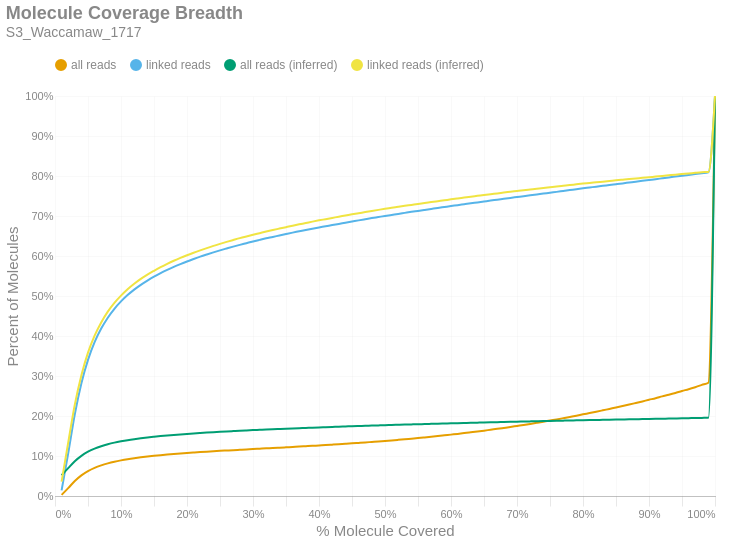

The code cell stored with this chart in its notebook:
### Markdown cell above
### Molecule Read Coverage
This chart shows molecule coverage breadth as computed by the number of bases aligned to that molecule. In other words, "*how much of each unique long molecule is actually sequenced/aligned?*" Keep in mind there is a distinction between sequences and alignments, since some sequences belonging to a particular molecule may not align well and wouldn't appear in the alignment data. This chart also shows molecule coverage breadth as computed by the *inferred fragment* from which the aligned sequences originate. Unlike read coverage, this calculation takes into account the total insert size, including unsequenced gaps between the forward and reverse reads. Like the previous figures, these are cumulative percents.

### Code cell
if SKIPLR:
    print_html(f"Skipped")
else:
    binned_df = consolidated_hist(valids['coverage_bp'], mask, 0.01, True)
    binned_df_inf = consolidated_hist(valids['coverage_inserts'], mask, 0.01, True)
    binned_df = binned_df.with_columns(pl.lit(binned_df_inf['all reads (cumsum)']).alias('all reads (inferred)'))
    binned_df = binned_df.with_columns(pl.lit(binned_df_inf['linked reads (cumsum)']).alias('linked reads (inferred)'))
    binned_df = binned_df.with_columns(
        (pl.col('bin').cast(pl.Float64) + 0.01).alias('right_edge')
    )

    with SafeRender(binned_df):
        (
            density_plot(binned_df, 'Molecule Coverage Breadth', samplename, 'molcov', ['all reads (inferred)','linked reads (inferred)'])
            .encode(
                #x=alt.X('bin:Q', title="% Molecule Covered").axis(format = '%').scale(padding=0),
                x=alt.X('right_edge:Q', title="% Molecule Covered").axis(format='%').scale(padding=0),
                y=alt.Y('value:Q', title='Percent of Molecules')
                    .axis(format='%')
                    .stack(False)
                    .scale(domainMin=0, padding=0),
                color=alt.Color("key:N").scale(domain = ["all reads", "linked reads", "all reads (inferred)", "linked reads (inferred)"]),
                tooltip = [
                    alt.Tooltip("key:N", title = "Data Type"),
                    alt.Tooltip("range_label:N", title="% Molecule Covered"),
                    alt.Tooltip("value:Q", format = ".2%", title="% Molecules")
                ]
            )
        ).display()

### Figure 1 — Vega-Lite specification as saved in the notebook (floating-point values rounded to 4 significant figures)
{"width": "container", "height": 400, "config": {"title": {"anchor": "start", "dy": -15, "fontSize": 18, "color": "#888888", "subtitleColor": "#888888", "subtitleFontSize": 14}, "arc": {"fill": "#0072B2"}, "axis": {"domainColor": "#888888", "domainWidth": 0.5, "gridWidth": 0.2, "grid": false, "titleFontWeight": 400, "titleFontSize": 15, "labelFontSize": 11, "labelColor": "#888888", "tickColor": "#888888", "tickWidth": 0.2, "titleColor": "#888888"}, "axisBand": {"grid": false}, "axisX": {"grid": true, "tickSize": 10, "domainCap": "round"}, "axisY": {"domain": false, "grid": true, "tickSize": 0, "domainCap": "round"}, "background": "transparent", "header": {"labelFontSize": 15, "labelColor": "#888888", "titleFontSize": 15, "titleFontWeight": 600, "titleColor": "#888888"}, "legend": {"labelFont": "sans-serif", "labelFontSize": 12, "labelColor": "#888888", "symbolSize": 100, "symbolType": "circle", "titleFontSize": 12, "titlePadding": 10, "titleColor": "#888888", "title": null, "orient": "top"}, "range": {"category": ["#E69F00", "#56B4E9", "#009E73", "#F0E442", "#0072B2", "#D55E00", "#CC79A7", "#000000"], "diverging": ["#cfe8f3", "#a2d4ec", "#73bfe2", "#46abdb", "#1696d2", "#12719e"]}, "area": {"fill": "#0072B2", "fillOpacity": 0.7, "line": true, "strokeOpacity": 0.7}, "line": {"color": "#0072B2", "stroke": "#0072B2", "strokeWidth": 2}, "trail": {"color": "#0072B2", "stroke": "#0072B2", "strokeWidth": 0, "size": 1}, "point": {"filled": true, "fillOpacity": 1.0, "size": 95}, "text": {"color": "#888888", "fontSize": 11, "align": "right", "fontWeight": 400, "size": 11}, "bar": {"fill": "#0072B2", "stroke": null}, "view": {"stroke": null, "continuousWidth": 660, "continuousHeight": 400}}, "data": {"name": "data-4cdbaee9a4b2a2c8d6fa032cfcdc3a8f"}, "mark": {"type": "line", "interpolate": "monotone", "point": {"opacity": 0, "size": 275}}, "encoding": {"color": {"field": "key", "scale": {"domain": ["all reads", "linked reads", "all reads (inferred)", "linked reads (inferred)"]}, "type": "nominal"}, "tooltip": [{"field": "key", "title": "Data Type", "type": "nominal"}, {"field": "range_label", "title": "% Molecule Covered", "type": "nominal"}, {"field": "value", "format": ".2%", "title": "% Molecules", "type": "quantitative"}], "x": {"axis": {"format": "%"}, "field": "right_edge", "scale": {"padding": 0}, "title": "% Molecule Covered", "type": "quantitative"}, "y": {"axis": {"format": "%"}, "field": "value", "scale": {"domainMin": 0, "padding": 0}, "stack": false, "title": "Percent of Molecules", "type": "quantitative"}}, "params": [{"name": "param_c36ac31b6afebe62", "select": {"type": "point", "fields": ["key"]}, "bind": "legend"}], "title": {"text": "Molecule Coverage Breadth", "subtitle": "S3_Waccamaw_1717"}, "transform": [{"fold": ["all reads (cumsum)", "linked reads (cumsum)", "all reads (inferred)", "linked reads (inferred)"]}, {"calculate": "replace(datum.key, ' (cumsum)', '')", "as": "key"}, {"filter": {"param": "param_c36ac31b6afebe62"}}], "usermeta": {"embedOptions": {"downloadFileName": "S3_Waccamaw_1717.molcov"}}, "$schema": "https://vega.github.io/schema/vega-lite/v6.1.0.json", "datasets": {"data-4cdbaee9a4b2a2c8d6fa032cfcdc3a8f": [{"bin": "0.0", "interval": "0.0-0.01", "all reads": 0.00275, "linked reads": 0.01414, "all reads (cumsum)": 0.00275, "linked reads (cumsum)": 0.01414, "range_label": "0.0-0.01", "all reads (inferred)": 0.05199, "linked reads (inferred)": 0.03601, "right_edge": 0.01}, {"bin": "0.01", "interval": "0.01-0.02", "all reads": 0.01694, "linked reads": 0.09236, "all reads (cumsum)": 0.01969, "linked reads (cumsum)": 0.1065, "range_label": "0.01-0.02", "all reads (inferred)": 0.06974, "linked reads (inferred)": 0.1333, "right_edge": 0.02}, {"bin": "0.02", "interval": "0.02-0.03", "all reads": 0.0178, "linked reads": 0.09765, "all reads (cumsum)": 0.03749, "linked reads (cumsum)": 0.2041, "range_label": "0.02-0.03", "all reads (inferred)": 0.087, "linked reads (inferred)": 0.2283, "right_edge": 0.03}, {"bin": "0.03", "interval": "0.03-0.04", "all reads": 0.01418, "linked reads": 0.07778, "all reads (cumsum)": 0.05166, "linked reads (cumsum)": 0.2819, "range_label": "0.03-0.04", "all reads (inferred)": 0.1004, "linked reads (inferred)": 0.3021, "right_edge": 0.04}, {"bin": "0.04", "interval": "0.04-0.05", "all reads": 0.01063, "linked reads": 0.05828, "all reads (cumsum)": 0.06229, "linked reads (cumsum)": 0.3402, "range_label": "0.04-0.05", "all reads (inferred)": 0.1107, "linked reads (inferred)": 0.3583, "right_edge": 0.05}, {"bin": "0.05", "interval": "0.05-0.06", "all reads": 0.008098, "linked reads": 0.04434, "all reads (cumsum)": 0.07039, "linked reads (cumsum)": 0.3846, "range_label": "0.05-0.06", "all reads (inferred)": 0.1184, "linked reads (inferred)": 0.4008, "right_edge": 0.06}, {"bin": "0.06", "interval": "0.06-0.07", "all reads": 0.006211, "linked reads": 0.03396, "all reads (cumsum)": 0.0766, "linked reads (cumsum)": 0.4185, "range_label": "0.06-0.07", "all reads (inferred)": 0.1245, "linked reads (inferred)": 0.4338, "right_edge": 0.07}, {"bin": "0.07", "interval": "0.07-0.08", "all reads": 0.004988, "linked reads": 0.02722, "all reads (cumsum)": 0.08159, "linked reads (cumsum)": 0.4457, "range_label": "0.07-0.08", "all reads (inferred)": 0.1294, "linked reads (inferred)": 0.4608, "right_edge": 0.08}, {"bin": "0.08", "interval": "0.08-0.09", "all reads": 0.004106, "linked reads": 0.02237, "all reads (cumsum)": 0.0857, "linked reads (cumsum)": 0.4681, "range_label": "0.08-0.09", "all reads (inferred)": 0.1334, "linked reads (inferred)": 0.4828, "right_edge": 0.09}, {"bin": "0.09", "interval": "0.09-0.1", "all reads": 0.003383, "linked reads": 0.01842, "all reads (cumsum)": 0.08908, "linked reads (cumsum)": 0.4865, "range_label": "0.09-0.1", "all reads (inferred)": 0.1367, "linked reads (inferred)": 0.5009, "right_edge": 0.1}, {"bin": "0.1", "interval": "0.1-0.11", "all reads": 0.002915, "linked reads": 0.01584, "all reads (cumsum)": 0.092, "linked reads (cumsum)": 0.5024, "range_label": "0.1-0.11", "all reads (inferred)": 0.1396, "linked reads (inferred)": 0.5169, "right_edge": 0.11}, {"bin": "0.11", "interval": "0.11-0.12", "all reads": 0.002506, "linked reads": 0.01361, "all reads (cumsum)": 0.0945, "linked reads (cumsum)": 0.516, "range_label": "0.11-0.12", "all reads (inferred)": 0.1421, "linked reads (inferred)": 0.5306, "right_edge": 0.12}, {"bin": "0.12", "interval": "0.12-0.13", "all reads": 0.002198, "linked reads": 0.01192, "all reads (cumsum)": 0.0967, "linked reads (cumsum)": 0.5279, "range_label": "0.12-0.13", "all reads (inferred)": 0.1444, "linked reads (inferred)": 0.5427, "right_edge": 0.13}, {"bin": "0.13", "interval": "0.13-0.14", "all reads": 0.001962, "linked reads": 0.01063, "all reads (cumsum)": 0.09866, "linked reads (cumsum)": 0.5385, "range_label": "0.13-0.14", "all reads (inferred)": 0.1463, "linked reads (inferred)": 0.5535, "right_edge": 0.14}, {"bin": "0.14", "interval": "0.14-0.15", "all reads": 0.001813, "linked reads": 0.009825, "all reads (cumsum)": 0.1005, "linked reads (cumsum)": 0.5484, "range_label": "0.14-0.15", "all reads (inferred)": 0.1481, "linked reads (inferred)": 0.563, "right_edge": 0.15}, {"bin": "0.15", "interval": "0.15-0.16", "all reads": 0.001641, "linked reads": 0.008832, "all reads (cumsum)": 0.1021, "linked reads (cumsum)": 0.5572, "range_label": "0.15-0.16", "all reads (inferred)": 0.1497, "linked reads (inferred)": 0.5719, "right_edge": 0.16}, {"bin": "0.16", "interval": "0.16-0.17", "all reads": 0.001528, "linked reads": 0.008204, "all reads (cumsum)": 0.1036, "linked reads (cumsum)": 0.5654, "range_label": "0.16-0.17", "all reads (inferred)": 0.1513, "linked reads (inferred)": 0.5803, "right_edge": 0.17}, {"bin": "0.17", "interval": "0.17-0.18", "all reads": 0.001412, "linked reads": 0.007564, "all reads (cumsum)": 0.1051, "linked reads (cumsum)": 0.573, "range_label": "0.17-0.18", "all reads (inferred)": 0.1527, "linked reads (inferred)": 0.5881, "right_edge": 0.18}, {"bin": "0.18", "interval": "0.18-0.19", "all reads": 0.001288, "linked reads": 0.006881, "all reads (cumsum)": 0.1063, "linked reads (cumsum)": 0.5798, "range_label": "0.18-0.19", "all reads (inferred)": 0.154, "linked reads (inferred)": 0.5953, "right_edge": 0.19}, {"bin": "0.19", "interval": "0.19-0.2", "all reads": 0.001225, "linked reads": 0.006532, "all reads (cumsum)": 0.1076, "linked reads (cumsum)": 0.5864, "range_label": "0.19-0.2", "all reads (inferred)": 0.1553, "linked reads (inferred)": 0.6019, "right_edge": 0.2}, {"bin": "0.2", "interval": "0.2-0.21", "all reads": 0.001149, "linked reads": 0.006111, "all reads (cumsum)": 0.1087, "linked reads (cumsum)": 0.5925, "range_label": "0.2-0.21", "all reads (inferred)": 0.1564, "linked reads (inferred)": 0.6082, "right_edge": 0.21}, {"bin": "0.21", "interval": "0.21-0.22", "all reads": 0.001117, "linked reads": 0.005891, "all reads (cumsum)": 0.1098, "linked reads (cumsum)": 0.5984, "range_label": "0.21-0.22", "all reads (inferred)": 0.1575, "linked reads (inferred)": 0.6141, "right_edge": 0.22}, {"bin": "0.22", "interval": "0.22-0.23", "all reads": 0.001035, "linked reads": 0.005445, "all reads (cumsum)": 0.1109, "linked reads (cumsum)": 0.6038, "range_label": "0.22-0.23", "all reads (inferred)": 0.1586, "linked reads (inferred)": 0.6198, "right_edge": 0.23}, {"bin": "0.23", "interval": "0.23-0.24", "all reads": 0.0009946, "linked reads": 0.005228, "all reads (cumsum)": 0.1119, "linked reads (cumsum)": 0.609, "range_label": "0.23-0.24", "all reads (inferred)": 0.1596, "linked reads (inferred)": 0.6253, "right_edge": 0.24}, {"bin": "0.24", "interval": "0.24-0.25", "all reads": 0.0009645, "linked reads": 0.005, "all reads (cumsum)": 0.1128, "linked reads (cumsum)": 0.614, "range_label": "0.24-0.25", "all reads (inferred)": 0.1605, "linked reads (inferred)": 0.6304, "right_edge": 0.25}, {"bin": "0.25", "interval": "0.25-0.26", "all reads": 0.0009122, "linked reads": 0.004734, "all reads (cumsum)": 0.1137, "linked reads (cumsum)": 0.6188, "range_label": "0.25-0.26", "all reads (inferred)": 0.1614, "linked reads (inferred)": 0.6352, "right_edge": 0.26}, {"bin": "0.26", "interval": "0.26-0.27", "all reads": 0.0009089, "linked reads": 0.004668, "all reads (cumsum)": 0.1146, "linked reads (cumsum)": 0.6234, "range_label": "0.26-0.27", "all reads (inferred)": 0.1623, "linked reads (inferred)": 0.64, "right_edge": 0.27}, {"bin": "0.27", "interval": "0.27-0.28", "all reads": 0.0008815, "linked reads": 0.004363, "all reads (cumsum)": 0.1155, "linked reads (cumsum)": 0.6278, "range_label": "0.27-0.28", "all reads (inferred)": 0.1632, "linked reads (inferred)": 0.6446, "right_edge": 0.28}, {"bin": "0.28", "interval": "0.28-0.29", "all reads": 0.0008835, "linked reads": 0.004254, "all reads (cumsum)": 0.1164, "linked reads (cumsum)": 0.6321, "range_label": "0.28-0.29", "all reads (inferred)": 0.164, "linked reads (inferred)": 0.6489, "right_edge": 0.29}, {"bin": "0.29", "interval": "0.29-0.3", "all reads": 0.0009013, "linked reads": 0.004263, "all reads (cumsum)": 0.1173, "linked reads (cumsum)": 0.6363, "range_label": "0.29-0.3", "all reads (inferred)": 0.1647, "linked reads (inferred)": 0.6531, "right_edge": 0.3}, {"bin": "0.3", "interval": "0.3-0.31", "all reads": 0.0008762, "linked reads": 0.003968, "all reads (cumsum)": 0.1182, "linked reads (cumsum)": 0.6403, "range_label": "0.3-0.31", "all reads (inferred)": 0.1655, "linked reads (inferred)": 0.6571, "right_edge": 0.31}, {"bin": "0.31", "interval": "0.31-0.32", "all reads": 0.0008782, "linked reads": 0.00388, "all reads (cumsum)": 0.1191, "linked reads (cumsum)": 0.6442, "range_label": "0.31-0.32", "all reads (inferred)": 0.1662, "linked reads (inferred)": 0.6611, "right_edge": 0.32}, {"bin": "0.32", "interval": "0.32-0.33", "all reads": 0.0008375, "linked reads": 0.003503, "all reads (cumsum)": 0.1199, "linked reads (cumsum)": 0.6477, "range_label": "0.32-0.33", "all reads (inferred)": 0.1669, "linked reads (inferred)": 0.6649, "right_edge": 0.33}, {"bin": "0.33", "interval": "0.33-0.34", "all reads": 0.000894, "linked reads": 0.003692, "all reads (cumsum)": 0.1208, "linked reads (cumsum)": 0.6514, "range_label": "0.33-0.34", "all reads (inferred)": 0.1676, "linked reads (inferred)": 0.6685, "right_edge": 0.34}, {"bin": "0.34", "interval": "0.34-0.35", "all reads": 0.0009106, "linked reads": 0.003591, "all reads (cumsum)": 0.1217, "linked reads (cumsum)": 0.655, "range_label": "0.34-0.35", "all reads (inferred)": 0.1683, "linked reads (inferred)": 0.6721, "right_edge": 0.35}, {"bin": "0.35", "interval": "0.35-0.36", "all reads": 0.0009159, "linked reads": 0.003536, "all reads (cumsum)": 0.1226, "linked reads (cumsum)": 0.6585, "range_label": "0.35-0.36", "all reads (inferred)": 0.169, "linked reads (inferred)": 0.6757, "right_edge": 0.36}, {"bin": "0.36", "interval": "0.36-0.37", "all reads": 0.000903, "linked reads": 0.003308, "all reads (cumsum)": 0.1235, "linked reads (cumsum)": 0.6618, "range_label": "0.36-0.37", "all reads (inferred)": 0.1696, "linked reads (inferred)": 0.6791, "right_edge": 0.37}, {"bin": "0.37", "interval": "0.37-0.38", "all reads": 0.0009437, "linked reads": 0.003387, "all reads (cumsum)": 0.1245, "linked reads (cumsum)": 0.6652, "range_label": "0.37-0.38", "all reads (inferred)": 0.1703, "linked reads (inferred)": 0.6825, "right_edge": 0.38}, {"bin": "0.38", "interval": "0.38-0.39", "all reads": 0.0009463, "linked reads": 0.003185, "all reads (cumsum)": 0.1254, "linked reads (cumsum)": 0.6684, "range_label": "0.38-0.39", "all reads (inferred)": 0.1709, "linked reads (inferred)": 0.6859, "right_edge": 0.39}, {"bin": "0.39", "interval": "0.39-0.4", "all reads": 0.0009784, "linked reads": 0.003086, "all reads (cumsum)": 0.1264, "linked reads (cumsum)": 0.6715, "range_label": "0.39-0.4", "all reads (inferred)": 0.1715, "linked reads (inferred)": 0.6892, "right_edge": 0.4}, {"bin": "0.4", "interval": "0.4-0.41", "all reads": 0.0009556, "linked reads": 0.002891, "all reads (cumsum)": 0.1274, "linked reads (cumsum)": 0.6743, "range_label": "0.4-0.41", "all reads (inferred)": 0.1721, "linked reads (inferred)": 0.6921, "right_edge": 0.41}, {"bin": "0.41", "interval": "0.41-0.42", "all reads": 0.001015, "linked reads": 0.00304, "all reads (cumsum)": 0.1284, "linked reads (cumsum)": 0.6774, "range_label": "0.41-0.42", "all reads (inferred)": 0.1727, "linked reads (inferred)": 0.6951, "right_edge": 0.42}, {"bin": "0.42", "interval": "0.42-0.43", "all reads": 0.00103, "linked reads": 0.002873, "all reads (cumsum)": 0.1294, "linked reads (cumsum)": 0.6803, "range_label": "0.42-0.43", "all reads (inferred)": 0.1733, "linked reads (inferred)": 0.6983, "right_edge": 0.43}, {"bin": "0.43", "interval": "0.43-0.44", "all reads": 0.001077, "linked reads": 0.003005, "all reads (cumsum)": 0.1305, "linked reads (cumsum)": 0.6833, "range_label": "0.43-0.44", "all reads (inferred)": 0.1738, "linked reads (inferred)": 0.7012, "right_edge": 0.44}, {"bin": "0.44", "interval": "0.44-0.45", "all reads": 0.001107, "linked reads": 0.0029, "all reads (cumsum)": 0.1316, "linked reads (cumsum)": 0.6862, "range_label": "0.44-0.45", "all reads (inferred)": 0.1744, "linked reads (inferred)": 0.7043, "right_edge": 0.45}, {"bin": "0.45", "interval": "0.45-0.46", "all reads": 0.001175, "linked reads": 0.002928, "all reads (cumsum)": 0.1328, "linked reads (cumsum)": 0.6891, "range_label": "0.45-0.46", "all reads (inferred)": 0.175, "linked reads (inferred)": 0.7071, "right_edge": 0.46}, {"bin": "0.46", "interval": "0.46-0.47", "all reads": 0.00118, "linked reads": 0.002831, "all reads (cumsum)": 0.1339, "linked reads (cumsum)": 0.6919, "range_label": "0.46-0.47", "all reads (inferred)": 0.1755, "linked reads (inferred)": 0.7098, "right_edge": 0.47}, {"bin": "0.47", "interval": "0.47-0.48", "all reads": 0.00122, "linked reads": 0.002803, "all reads (cumsum)": 0.1352, "linked reads (cumsum)": 0.6947, "range_label": "0.47-0.48", "all reads (inferred)": 0.176, "linked reads (inferred)": 0.7126, "right_edge": 0.48}, {"bin": "0.48", "interval": "0.48-0.49", "all reads": 0.001216, "linked reads": 0.002689, "all reads (cumsum)": 0.1364, "linked reads (cumsum)": 0.6974, "range_label": "0.48-0.49", "all reads (inferred)": 0.1766, "linked reads (inferred)": 0.7153, "right_edge": 0.49}, {"bin": "0.49", "interval": "0.49-0.5", "all reads": 0.001378, "linked reads": 0.002709, "all reads (cumsum)": 0.1378, "linked reads (cumsum)": 0.7001, "range_label": "0.49-0.5", "all reads (inferred)": 0.1771, "linked reads (inferred)": 0.718, "right_edge": 0.5}, {"bin": "0.5", "interval": "0.5-0.51", "all reads": 0.001247, "linked reads": 0.002551, "all reads (cumsum)": 0.139, "linked reads (cumsum)": 0.7027, "range_label": "0.5-0.51", "all reads (inferred)": 0.1775, "linked reads (inferred)": 0.7204, "right_edge": 0.51}, {"bin": "0.51", "interval": "0.51-0.52", "all reads": 0.001387, "linked reads": 0.002507, "all reads (cumsum)": 0.1404, "linked reads (cumsum)": 0.7052, "range_label": "0.51-0.52", "all reads (inferred)": 0.178, "linked reads (inferred)": 0.7229, "right_edge": 0.52}, {"bin": "0.52", "interval": "0.52-0.53", "all reads": 0.001443, "linked reads": 0.002616, "all reads (cumsum)": 0.1418, "linked reads (cumsum)": 0.7078, "range_label": "0.52-0.53", "all reads (inferred)": 0.1785, "linked reads (inferred)": 0.7254, "right_edge": 0.53}, {"bin": "0.53", "interval": "0.53-0.54", "all reads": 0.001503, "linked reads": 0.002597, "all reads (cumsum)": 0.1433, "linked reads (cumsum)": 0.7104, "range_label": "0.53-0.54", "all reads (inferred)": 0.179, "linked reads (inferred)": 0.7277, "right_edge": 0.54}, {"bin": "0.54", "interval": "0.54-0.55", "all reads": 0.00149, "linked reads": 0.002386, "all reads (cumsum)": 0.1448, "linked reads (cumsum)": 0.7128, "range_label": "0.54-0.55", "all reads (inferred)": 0.1794, "linked reads (inferred)": 0.7301, "right_edge": 0.55}, {"bin": "0.55", "interval": "0.55-0.56", "all reads": 0.001617, "linked reads": 0.002438, "all reads (cumsum)": 0.1464, "linked reads (cumsum)": 0.7152, "range_label": "0.55-0.56", "all reads (inferred)": 0.1799, "linked reads (inferred)": 0.7324, "right_edge": 0.56}, {"bin": "0.56", "interval": "0.56-0.57", "all reads": 0.001656, "linked reads": 0.00246, "all reads (cumsum)": 0.1481, "linked reads (cumsum)": 0.7177, "range_label": "0.56-0.57", "all reads (inferred)": 0.1803, "linked reads (inferred)": 0.7347, "right_edge": 0.57}, {"bin": "0.57", "interval": "0.57-0.58", "all reads": 0.00171, "linked reads": 0.002471, "all reads (cumsum)": 0.1498, "linked reads (cumsum)": 0.7202, "range_label": "0.57-0.58", "all reads (inferred)": 0.1808, "linked reads (inferred)": 0.737, "right_edge": 0.58}, {"bin": "0.58", "interval": "0.58-0.59", "all reads": 0.001805, "linked reads": 0.002324, "all reads (cumsum)": 0.1516, "linked reads (cumsum)": 0.7225, "range_label": "0.58-0.59", "all reads (inferred)": 0.1812, "linked reads (inferred)": 0.7393, "right_edge": 0.59}, {"bin": "0.59", "interval": "0.59-0.6", "all reads": 0.001819, "linked reads": 0.002335, "all reads (cumsum)": 0.1534, "linked reads (cumsum)": 0.7248, "range_label": "0.59-0.6", "all reads (inferred)": 0.1817, "linked reads (inferred)": 0.7416, "right_edge": 0.6}, {"bin": "0.6", "interval": "0.6-0.61", "all reads": 0.0018, "linked reads": 0.002237, "all reads (cumsum)": 0.1552, "linked reads (cumsum)": 0.727, "range_label": "0.6-0.61", "all reads (inferred)": 0.1821, "linked reads (inferred)": 0.7439, "right_edge": 0.61}, {"bin": "0.61", "interval": "0.61-0.62", "all reads": 0.001989, "linked reads": 0.00232, "all reads (cumsum)": 0.1572, "linked reads (cumsum)": 0.7294, "range_label": "0.61-0.62", "all reads (inferred)": 0.1826, "linked reads (inferred)": 0.7461, "right_edge": 0.62}, {"bin": "0.62", "interval": "0.62-0.63", "all reads": 0.002018, "linked reads": 0.002305, "all reads (cumsum)": 0.1592, "linked reads (cumsum)": 0.7317, "range_label": "0.62-0.63", "all reads (inferred)": 0.183, "linked reads (inferred)": 0.7483, "right_edge": 0.63}, {"bin": "0.63", "interval": "0.63-0.64", "all reads": 0.002026, "linked reads": 0.002267, "all reads (cumsum)": 0.1613, "linked reads (cumsum)": 0.7339, "range_label": "0.63-0.64", "all reads (inferred)": 0.1834, "linked reads (inferred)": 0.7504, "right_edge": 0.64}, {"bin": "0.64", "interval": "0.64-0.65", "all reads": 0.002119, "linked reads": 0.002289, "all reads (cumsum)": 0.1634, "linked reads (cumsum)": 0.7362, "range_label": "0.64-0.65", "all reads (inferred)": 0.1838, "linked reads (inferred)": 0.7526, "right_edge": 0.65}, {"bin": "0.65", "interval": "0.65-0.66", "all reads": 0.002277, "linked reads": 0.002305, "all reads (cumsum)": 0.1657, "linked reads (cumsum)": 0.7385, "range_label": "0.65-0.66", "all reads (inferred)": 0.1842, "linked reads (inferred)": 0.7546, "right_edge": 0.66}, {"bin": "0.66", "interval": "0.66-0.67", "all reads": 0.002214, "linked reads": 0.002202, "all reads (cumsum)": 0.1679, "linked reads (cumsum)": 0.7407, "range_label": "0.66-0.67", "all reads (inferred)": 0.1846, "linked reads (inferred)": 0.7565, "right_edge": 0.67}, {"bin": "0.67", "interval": "0.67-0.68", "all reads": 0.002334, "linked reads": 0.002252, "all reads (cumsum)": 0.1702, "linked reads (cumsum)": 0.743, "range_label": "0.67-0.68", "all reads (inferred)": 0.185, "linked reads (inferred)": 0.7585, "right_edge": 0.68}, {"bin": "0.68", "interval": "0.68-0.69", "all reads": 0.002352, "linked reads": 0.002223, "all reads (cumsum)": 0.1726, "linked reads (cumsum)": 0.7452, "range_label": "0.68-0.69", "all reads (inferred)": 0.1854, "linked reads (inferred)": 0.7605, "right_edge": 0.69}, {"bin": "0.69", "interval": "0.69-0.7", "all reads": 0.002528, "linked reads": 0.002188, "all reads (cumsum)": 0.1751, "linked reads (cumsum)": 0.7474, "range_label": "0.69-0.7", "all reads (inferred)": 0.1858, "linked reads (inferred)": 0.7625, "right_edge": 0.7}, {"bin": "0.7", "interval": "0.7-0.71", "all reads": 0.002496, "linked reads": 0.002191, "all reads (cumsum)": 0.1776, "linked reads (cumsum)": 0.7496, "range_label": "0.7-0.71", "all reads (inferred)": 0.1862, "linked reads (inferred)": 0.7645, "right_edge": 0.71}, {"bin": "0.71", "interval": "0.71-0.72", "all reads": 0.002613, "linked reads": 0.002184, "all reads (cumsum)": 0.1802, "linked reads (cumsum)": 0.7518, "range_label": "0.71-0.72", "all reads (inferred)": 0.1865, "linked reads (inferred)": 0.7664, "right_edge": 0.72}, {"bin": "0.72", "interval": "0.72-0.73", "all reads": 0.00269, "linked reads": 0.00218, "all reads (cumsum)": 0.1829, "linked reads (cumsum)": 0.754, "range_label": "0.72-0.73", "all reads (inferred)": 0.1869, "linked reads (inferred)": 0.7683, "right_edge": 0.73}, {"bin": "0.73", "interval": "0.73-0.74", "all reads": 0.002767, "linked reads": 0.002068, "all reads (cumsum)": 0.1857, "linked reads (cumsum)": 0.756, "range_label": "0.73-0.74", "all reads (inferred)": 0.1873, "linked reads (inferred)": 0.7702, "right_edge": 0.74}, {"bin": "0.74", "interval": "0.74-0.75", "all reads": 0.002959, "linked reads": 0.002239, "all reads (cumsum)": 0.1886, "linked reads (cumsum)": 0.7583, "range_label": "0.74-0.75", "all reads (inferred)": 0.1877, "linked reads (inferred)": 0.772, "right_edge": 0.75}, {"bin": "0.75", "interval": "0.75-0.76", "all reads": 0.002854, "linked reads": 0.002044, "all reads (cumsum)": 0.1915, "linked reads (cumsum)": 0.7603, "range_label": "0.75-0.76", "all reads (inferred)": 0.188, "linked reads (inferred)": 0.7739, "right_edge": 0.76}, {"bin": "0.76", "interval": "0.76-0.77", "all reads": 0.003056, "linked reads": 0.002267, "all reads (cumsum)": 0.1945, "linked reads (cumsum)": 0.7626, "range_label": "0.76-0.77", "all reads (inferred)": 0.1884, "linked reads (inferred)": 0.7756, "right_edge": 0.77}, {"bin": "0.77", "interval": "0.77-0.78", "all reads": 0.003129, "linked reads": 0.00221, "all reads (cumsum)": 0.1976, "linked reads (cumsum)": 0.7648, "range_label": "0.77-0.78", "all reads (inferred)": 0.1887, "linked reads (inferred)": 0.7774, "right_edge": 0.78}, {"bin": "0.78", "interval": "0.78-0.79", "all reads": 0.00311, "linked reads": 0.002123, "all reads (cumsum)": 0.2008, "linked reads (cumsum)": 0.7669, "range_label": "0.78-0.79", "all reads (inferred)": 0.1891, "linked reads (inferred)": 0.7792, "right_edge": 0.79}, {"bin": "0.79", "interval": "0.79-0.8", "all reads": 0.003386, "linked reads": 0.00228, "all reads (cumsum)": 0.2041, "linked reads (cumsum)": 0.7692, "range_label": "0.79-0.8", "all reads (inferred)": 0.1894, "linked reads (inferred)": 0.781, "right_edge": 0.8}, {"bin": "0.8", "interval": "0.8-0.81", "all reads": 0.003183, "linked reads": 0.002057, "all reads (cumsum)": 0.2073, "linked reads (cumsum)": 0.7712, "range_label": "0.8-0.81", "all reads (inferred)": 0.1897, "linked reads (inferred)": 0.7825, "right_edge": 0.81}, {"bin": "0.81", "interval": "0.81-0.82", "all reads": 0.003316, "linked reads": 0.002125, "all reads (cumsum)": 0.2106, "linked reads (cumsum)": 0.7734, "range_label": "0.81-0.82", "all reads (inferred)": 0.1901, "linked reads (inferred)": 0.7842, "right_edge": 0.82}, {"bin": "0.82", "interval": "0.82-0.83", "all reads": 0.0035, "linked reads": 0.001976, "all reads (cumsum)": 0.2141, "linked reads (cumsum)": 0.7753, "range_label": "0.82-0.83", "all reads (inferred)": 0.1904, "linked reads (inferred)": 0.7859, "right_edge": 0.83}, {"bin": "0.83", "interval": "0.83-0.84", "all reads": 0.003548, "linked reads": 0.002177, "all reads (cumsum)": 0.2177, "linked reads (cumsum)": 0.7775, "range_label": "0.83-0.84", "all reads (inferred)": 0.1907, "linked reads (inferred)": 0.7875, "right_edge": 0.84}, {"bin": "0.84", "interval": "0.84-0.85", "all reads": 0.003504, "linked reads": 0.001991, "all reads (cumsum)": 0.2212, "linked reads (cumsum)": 0.7795, "range_label": "0.84-0.85", "all reads (inferred)": 0.191, "linked reads (inferred)": 0.7892, "right_edge": 0.85}, {"bin": "0.85", "interval": "0.85-0.86", "all reads": 0.003615, "linked reads": 0.002022, "all reads (cumsum)": 0.2248, "linked reads (cumsum)": 0.7815, "range_label": "0.85-0.86", "all reads (inferred)": 0.1913, "linked reads (inferred)": 0.7908, "right_edge": 0.86}, {"bin": "0.86", "interval": "0.86-0.87", "all reads": 0.003737, "linked reads": 0.002122, "all reads (cumsum)": 0.2285, "linked reads (cumsum)": 0.7837, "range_label": "0.86-0.87", "all reads (inferred)": 0.1917, "linked reads (inferred)": 0.7924, "right_edge": 0.87}, {"bin": "0.87", "interval": "0.87-0.88", "all reads": 0.003939, "linked reads": 0.002103, "all reads (cumsum)": 0.2325, "linked reads (cumsum)": 0.7858, "range_label": "0.87-0.88", "all reads (inferred)": 0.192, "linked reads (inferred)": 0.7939, "right_edge": 0.88}, {"bin": "0.88", "interval": "0.88-0.89", "all reads": 0.003981, "linked reads": 0.00219, "all reads (cumsum)": 0.2365, "linked reads (cumsum)": 0.788, "range_label": "0.88-0.89", "all reads (inferred)": 0.1923, "linked reads (inferred)": 0.7954, "right_edge": 0.89}, {"bin": "0.89", "interval": "0.89-0.9", "all reads": 0.004107, "linked reads": 0.002074, "all reads (cumsum)": 0.2406, "linked reads (cumsum)": 0.79, "range_label": "0.89-0.9", "all reads (inferred)": 0.1926, "linked reads (inferred)": 0.797, "right_edge": 0.9}, {"bin": "0.9", "interval": "0.9-0.91", "all reads": 0.003914, "linked reads": 0.00201, "all reads (cumsum)": 0.2445, "linked reads (cumsum)": 0.792, "range_label": "0.9-0.91", "all reads (inferred)": 0.1929, "linked reads (inferred)": 0.7985, "right_edge": 0.91}, {"bin": "0.91", "interval": "0.91-0.92", "all reads": 0.004614, "linked reads": 0.002213, "all reads (cumsum)": 0.2491, "linked reads (cumsum)": 0.7942, "range_label": "0.91-0.92", "all reads (inferred)": 0.1932, "linked reads (inferred)": 0.8001, "right_edge": 0.92}, {"bin": "0.92", "interval": "0.92-0.93", "all reads": 0.004111, "linked reads": 0.00219, "all reads (cumsum)": 0.2532, "linked reads (cumsum)": 0.7964, "range_label": "0.92-0.93", "all reads (inferred)": 0.1935, "linked reads (inferred)": 0.8017, "right_edge": 0.93}, {"bin": "0.93", "interval": "0.93-0.94", "all reads": 0.004486, "linked reads": 0.002127, "all reads (cumsum)": 0.2577, "linked reads (cumsum)": 0.7986, "range_label": "0.93-0.94", "all reads (inferred)": 0.1939, "linked reads (inferred)": 0.8033, "right_edge": 0.94}, {"bin": "0.94", "interval": "0.94-0.95", "all reads": 0.004965, "linked reads": 0.002127, "all reads (cumsum)": 0.2627, "linked reads (cumsum)": 0.8007, "range_label": "0.94-0.95", "all reads (inferred)": 0.1942, "linked reads (inferred)": 0.8048, "right_edge": 0.95}, {"bin": "0.95", "interval": "0.95-0.96", "all reads": 0.004292, "linked reads": 0.002072, "all reads (cumsum)": 0.267, "linked reads (cumsum)": 0.8028, "range_label": "0.95-0.96", "all reads (inferred)": 0.1945, "linked reads (inferred)": 0.8063, "right_edge": 0.96}, {"bin": "0.96", "interval": "0.96-0.97", "all reads": 0.005085, "linked reads": 0.001951, "all reads (cumsum)": 0.272, "linked reads (cumsum)": 0.8047, "range_label": "0.96-0.97", "all reads (inferred)": 0.1949, "linked reads (inferred)": 0.8079, "right_edge": 0.97}, {"bin": "0.97", "interval": "0.97-0.98", "all reads": 0.005693, "linked reads": 0.002052, "all reads (cumsum)": 0.2777, "linked reads (cumsum)": 0.8068, "range_label": "0.97-0.98", "all reads (inferred)": 0.1953, "linked reads (inferred)": 0.8094, "right_edge": 0.98}, {"bin": "0.98", "interval": "0.98-0.99", "all reads": 0.005393, "linked reads": 0.002239, "all reads (cumsum)": 0.2831, "linked reads (cumsum)": 0.809, "range_label": "0.98-0.99", "all reads (inferred)": 0.1957, "linked reads (inferred)": 0.8102, "right_edge": 0.99}, {"bin": "0.99", "interval": "0.99-1.0", "all reads": 0.7169, "linked reads": 0.191, "all reads (cumsum)": 1.0, "linked reads (cumsum)": 1.0, "range_label": "0.99-1.0", "all reads (inferred)": 1.0, "linked reads (inferred)": 1.0, "right_edge": 1.0}]}}
